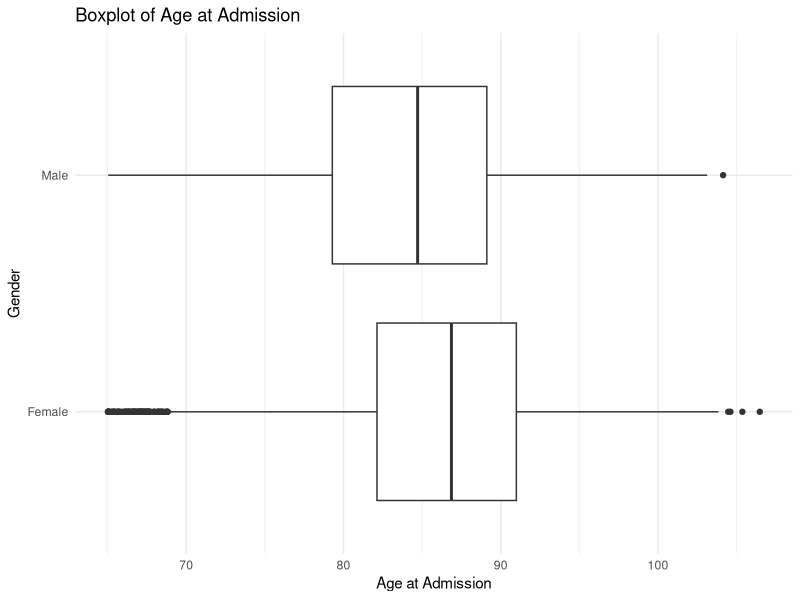
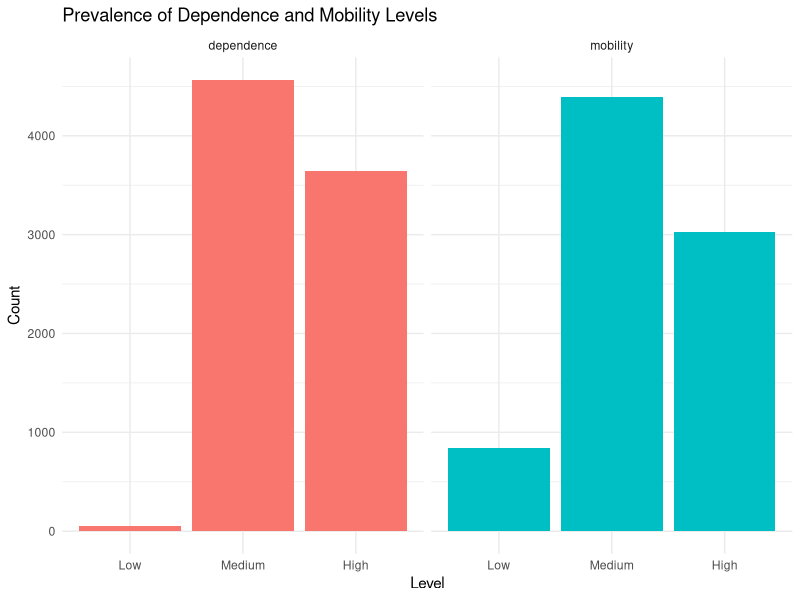
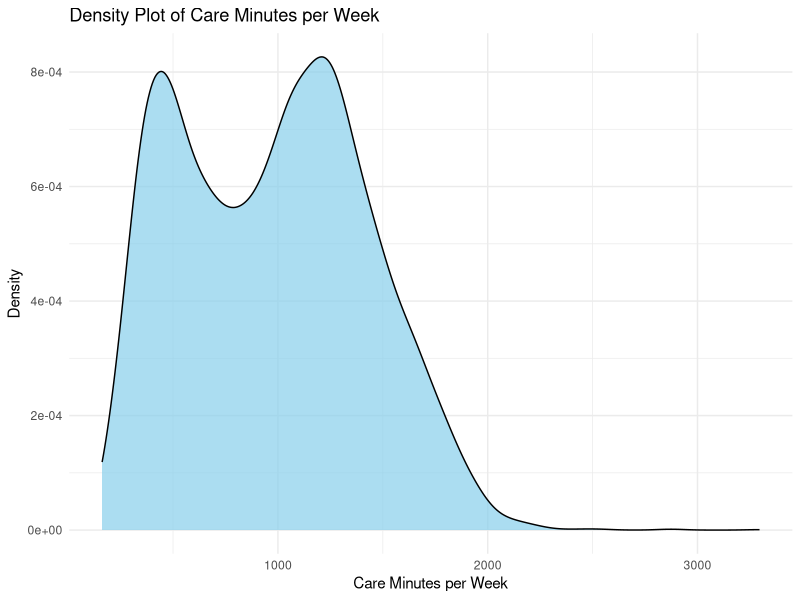
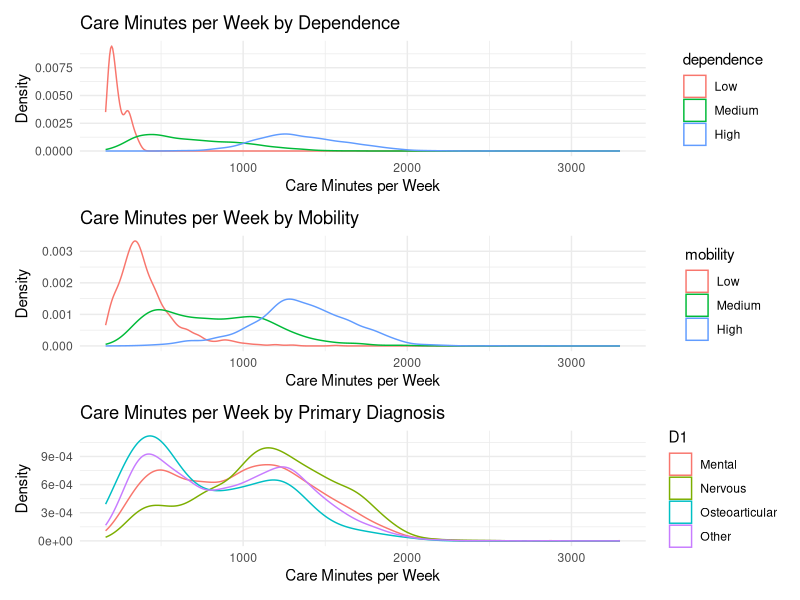

Recreate these plots in R, in order.
## ---- chunk 1
#| echo: true
#| warning: false

library(tidyverse)
library(here)
library(broom) # for tidying model outputs
library(patchwork) # for arranging plots
library(kableExtra) # for table formatting only (not required for the exam)
## ---- chunk 2
#| echo: true
#| eval: true

data_demographic <- read_csv(
  here("exam/nursing_home_data_exam/demographics.csv"),
  col_types = cols(
    PatientID = col_factor(),
    DateOfBirth = col_date(),
    Gender = col_factor(),
    DateOfAdmission = col_date(),
    DateOfDeath = col_datetime()
  )
)
## ---- chunk 3
#| echo: false

data_demographic
## ---- chunk 4
#| echo: true
#| eval: true

data_screenings <- read_csv(
  here("exam/nursing_home_data_exam/health_screenings.csv"),
  col_types = "fTiiffd"
)
## ---- chunk 5
#| echo: false

data_screenings
## ---- chunk 6
#| echo: true
#| eval: true

demographic_missing <- data_demographic %>%
  summarise(across(everything(), ~ sum(is.na(.))))

demographic_missing %>% 
  kbl() %>% 
  kable_styling(bootstrap_options = "responsive")
## ---- chunk 7
#| echo: true
#| eval: true

screening_missing <- data_screenings %>%
  summarise(across(everything(), ~ sum(is.na(.))))

screening_missing %>%
  kbl() %>%
  kable_styling(bootstrap_options = "responsive")
## ---- chunk 8
#| echo: true
#| eval: true

data_demographic_cleaned <- data_demographic %>%
  rename(
    id = PatientID,
    date_of_birth = DateOfBirth,
    gender = Gender,
    date_of_admission = DateOfAdmission,
    date_of_death = DateOfDeath
  ) %>% 
  mutate(
    date_of_death = lubridate::as_date(date_of_death)
  )
## ---- chunk 9
#| echo: false

data_demographic_cleaned %>% 
  head(10)
## ---- chunk 10
#| echo: true
#| eval: true

data_screenings_cleaned <- data_screenings %>%
  rename(
    id = PatientID,
    screening_date = ScreeningDate,
    dependence = DependenceLevel,
    mobility = PhysicalMobility,
    D1 = PrimaryDiagnosis,
    D2 = SecondaryDiagnosis,
    care_minutes = CareMinutesPerWeek
  ) %>%
  mutate(
    screening_date = lubridate::as_date(screening_date),
    across(
      .cols = c(dependence, mobility),
      .fns = \(level) case_when(
        level <= 5 ~ "Low",
        level <= 7 ~ "Medium",
        .default = "High"
      ) %>% 
        factor(levels = c("Low", "Medium", "High"))
    ),
    across(
      .cols = c(D1, D2),
      .fns = \(diagnosis) fct_other(
        diagnosis,
        keep = c("Mental", "Nervous", "Osteoarticular", "Tumour"),
        other_level = "Other"
      )
    )
  )
## ---- chunk 11
#| echo: false
#| eval: true

data_screenings_cleaned %>% 
  head(10)
## ---- chunk 12
#| echo: true
#| eval: true

data_merged <- data_demographic_cleaned %>%
  left_join(data_screenings_cleaned, by = join_by("id"))

data_merged
## ---- chunk 13
#| echo: true
#| eval: true

death_before_admission <- data_merged %>%
  filter(date_of_death < date_of_admission)

nrow(death_before_admission)
## ---- chunk 14
#| echo: true
#| eval: true

screening_date_inconsistent <- data_merged %>%
  filter(screening_date < date_of_admission | screening_date > date_of_death)

nrow(screening_date_inconsistent)
## ---- chunk 15
#| echo: true
#| eval: true

data_prepared <- data_merged %>%
  mutate(
    age_at_admission = (date_of_birth %--% date_of_admission) / years(1),
    .after = date_of_birth
  )
## ---- chunk 16
#| echo: false
#| eval: true

data_prepared %>% 
  head(10)
## ---- chunk 17
#| echo: true
#| eval: true

data_prepared <- data_prepared %>%
  arrange(id, screening_date) %>%
  slice(1, .by = "id")
## ---- chunk 18
#| echo: false
#| eval: true

data_prepared %>% 
  head(10)
## ---- chunk 19
#| echo: true
#| eval: true

alive_at_extraction <- data_prepared %>%
  summarise(n_alive = sum(is.na(date_of_death)))
alive_at_extraction
## ---- chunk 20
#| echo: true
#| eval: true

data_prepared <- data_prepared %>%
  select(-D2)
## ---- chunk 21
#| echo: true
#| eval: true

data_nursing <- data_prepared %>%
  filter(age_at_admission >= 65, !is.na(date_of_death))

# Number of removed individuals
nrow(data_prepared) - nrow(data_nursing)
## ---- chunk 22
#| echo: true
#| eval: true

data_nursing
## ---- chunk 23
#| echo: true
#| eval: true

data_nursing %>% 
  ggplot() +
  geom_boxplot(aes(x = age_at_admission, y = gender)) +
  labs(
    title = "Boxplot of Age at Admission",
    x = "Age at Admission",
    y = "Gender"
  ) +
  theme_minimal()
## ---- chunk 24
#| echo: true
#| eval: true
#| label: tbl-age-summary
#| tbl-cap: Summary of Age at Admission by Gender

age_summary <- data_nursing %>% 
  group_by(gender) %>% 
  summarise(
    n = n(),
    percentage = n() / nrow(data_nursing) * 100,
    mean_age = mean(age_at_admission),
    median_age = median(age_at_admission, na.rm = TRUE),
    IQR_age = IQR(age_at_admission, na.rm = TRUE)
  )

age_summary %>% 
  kbl() %>%
  kable_styling(bootstrap_options = "responsive")
## ---- chunk 25
#| echo: true
#| eval: true
#| label: fig-dependence-mobility
#| fig-cap: Prevalence of Dependence and Mobility Levels

data_nursing %>% 
  pivot_longer(
    cols = c(dependence, mobility),
    names_to = "variable",
    values_to = "level"
  ) %>% 
  ggplot() +
  geom_bar(aes(x = level, fill = variable), position = "dodge") +
  scale_fill_discrete(guide = "none") +
  facet_grid(~variable) +
  labs(
    title = "Prevalence of Dependence and Mobility Levels",
    x = "Level",
    y = "Count"
  ) +
  theme_minimal()
## ---- chunk 26
#| echo: true
#| eval: true
#| label: tbl-diagnosis-summary
#| tbl-cap: Summary of Primary Diagnosis

diagnosis_summary <- data_nursing %>%
  reframe(fct_count(D1, prop = TRUE)) %>% 
  mutate(percentage = p * 100, .keep = "unused") %>% 
  rename(D1 = f) %>% 
  arrange(desc(n))

diagnosis_summary %>% 
  kbl() %>%
  kable_styling(bootstrap_options = "responsive")
## ---- chunk 27
#| echo: true
#| eval: true
#| label: fig-care-minutes-density
#| fig-cap: Density Plot of Care Minutes per Week

data_nursing %>% 
  ggplot() +
  geom_density(aes(x = care_minutes), fill = "skyblue", alpha = 0.7) +
  labs(
    title = "Density Plot of Care Minutes per Week",
    x = "Care Minutes per Week",
    y = "Density"
  ) +
  theme_minimal()
## ---- chunk 28
#| echo: true
#| eval: true

plot_density <- function(data, group, title) {
  data %>%
    ggplot() +
    geom_density(aes(x = care_minutes, color = {{ group }})) +
    labs(
      title = title,
      x = "Care Minutes per Week",
      y = "Density"
    ) +
    theme_minimal()
}
## ---- chunk 29
#| echo: true
#| eval: true
#| label: fig-care-minutes-grouped
#| fig-cap: Density Plots of Care Minutes per Week Grouped by Covariates
#| fig-height: 12

p1 <- data_nursing %>% 
  plot_density(dependence, "Care Minutes per Week by Dependence")
p2 <- data_nursing %>% 
  plot_density(mobility, "Care Minutes per Week by Mobility")
p3 <- data_nursing %>%
  plot_density(D1, "Care Minutes per Week by Primary Diagnosis")

p1 / p2 / p3
## ---- chunk 30
#| echo: true
#| eval: true

data_model <- data_nursing %>%
  mutate(
    care_minutes = log(care_minutes)
  )

full_model <- lm(
  care_minutes ~ age_at_admission + dependence + mobility + gender + D1,
  data = data_model
)
## ---- chunk 31
#| echo: true
#| eval: true

full_model_summary <- tidy(full_model) %>%
  mutate(across(
    .cols = where(is.numeric),
    .fns = ~ round(., 4)
  )) %>%
  mutate(significance = case_when(
    p.value < 0.001 ~ "***",
    p.value < 0.01 ~ "**",
    p.value < 0.05 ~ "*",
    .default = ""
  ))

full_model_summary %>%
  kbl() %>% 
  kable_styling(bootstrap_options = "responsive")
## ---- chunk 32
#| echo: true
#| eval: true

step_model <- step(full_model, direction = "backward")
## ---- chunk 33
#| echo: true
#| eval: true

step_model_summary <- tidy(step_model) %>%
  mutate(across(
    .cols = where(is.numeric),
    .fns = ~ round(., 4)
  )) %>%
  mutate(significance = case_when(
    p.value < 0.001 ~ "***",
    p.value < 0.01 ~ "**",
    p.value < 0.05 ~ "*",
    .default = ""
  ))

step_model_summary %>%
  kbl() %>% 
  kable_styling(bootstrap_options = "responsive")
